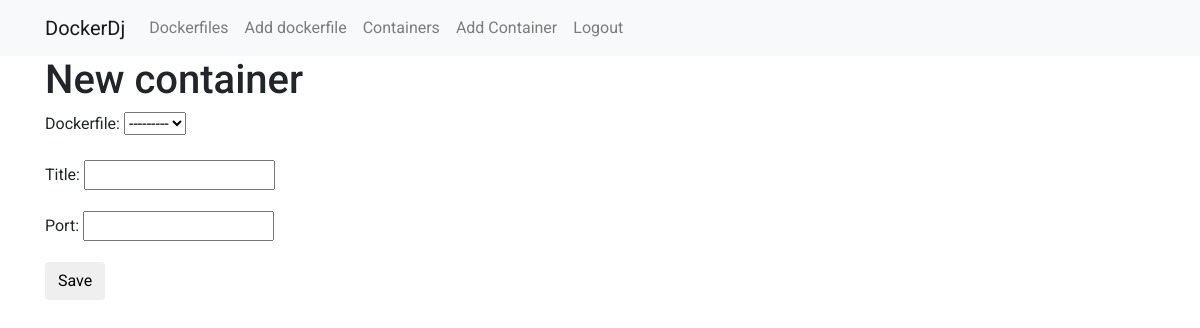
Before: /dockerapp/container/new (signed in) with the older database file.
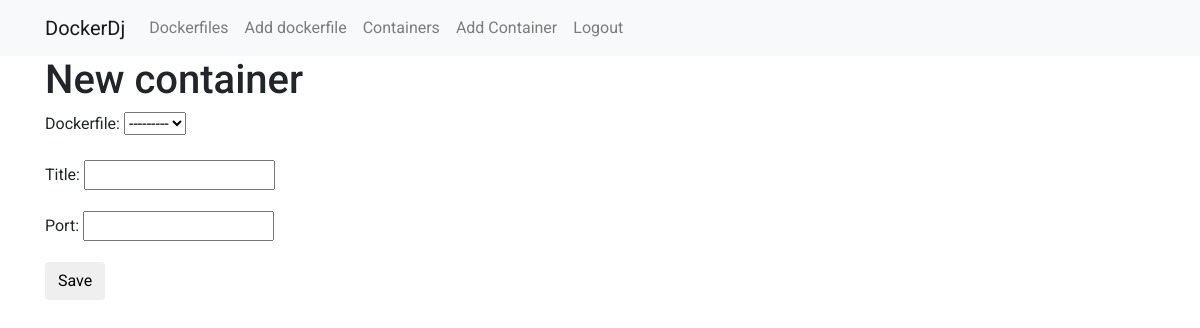
After: the same page with the newer database file.
### dockerapp/models.py (models this page shows, shortened)
class Dockerfile(models.Model):
    author = models.ForeignKey('auth.User', on_delete=models.CASCADE)
    title = models.CharField(max_length=200)
    image_name = models.CharField(max_length=200)
    dockerfile_content = models.TextField()
    dockerfile = models.FileField(upload_to='media/dockerfiles/',blank=True)
    created_date = models.DateTimeField(default=timezone.now)
    def __str__(self):
        return self.title

### dockerapp/views.py (the view)
# urls.py: url(r'container/new$', views.CreateContainerView.as_view(),name='container_new'),
class CreateContainerView(LoginRequiredMixin, generic.CreateView):
    login_url = 'dockerapp/login/'
    redirect_field_name = 'dockerapp/containers.html'
    form_class = ContainerForm
    model = Container

### dockerapp/forms.py
class ContainerForm(forms.ModelForm):
    class Meta():
        model = Container
        fields = ('dockerfile','title','port')
        widgets = {
            'title':forms.TextInput(attrs={'class':'textinputclass'}),
        }

### dockerapp/templates/dockerapp/container_form.html (shortened to what this page needs)
{% extends "base.html" %}
{% block content %}
<h1>New container</h1>
<form class="post-form" method="post">
  {{ form.as_p }}
  <button type="submit" name="button" class="save btn btn-default">Save</button>
</form>
{% endblock %}

Changed rows visible on the page:
removed Dockerfile: dockerfile "---------"
